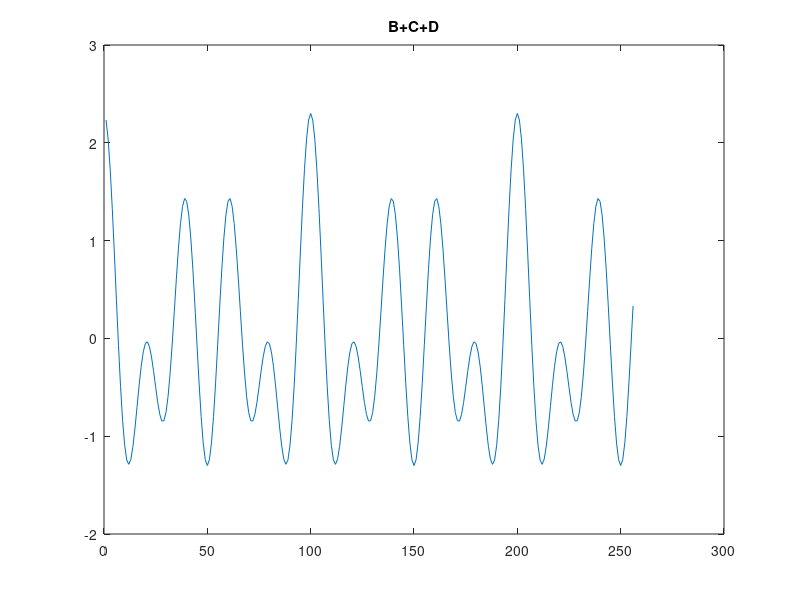
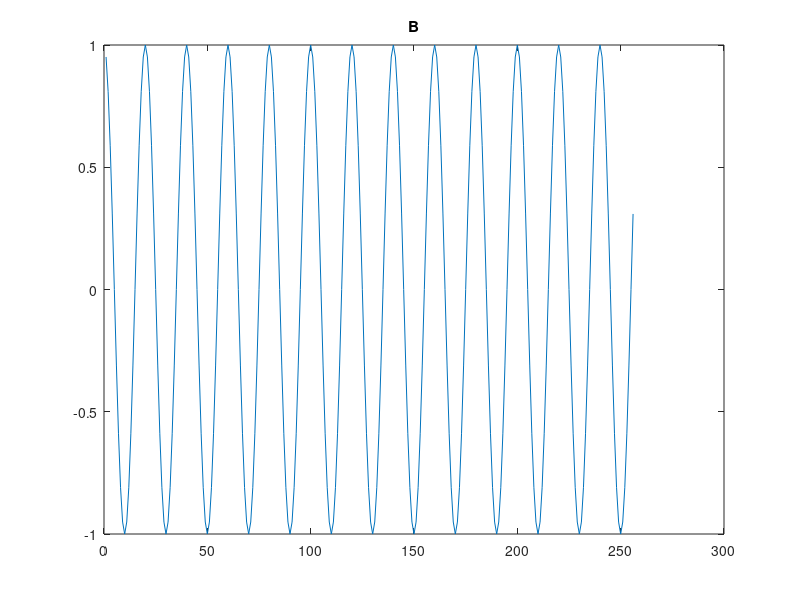
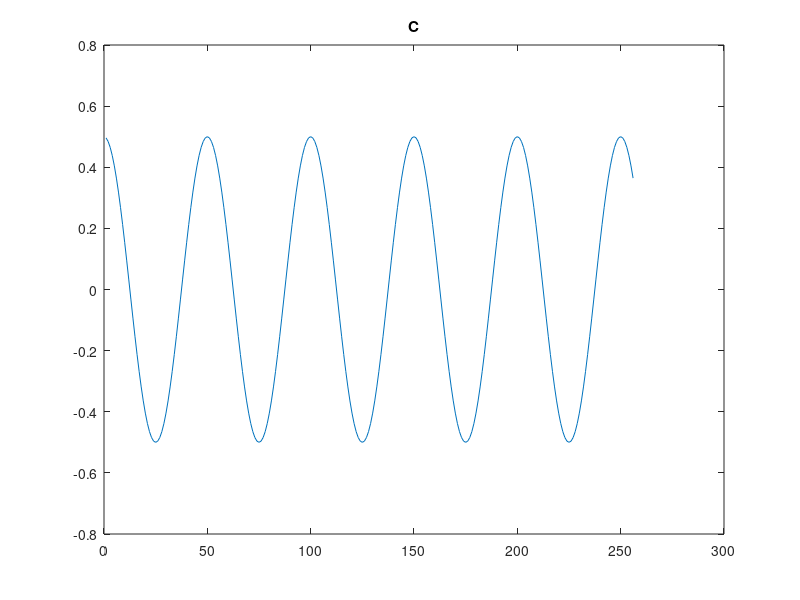
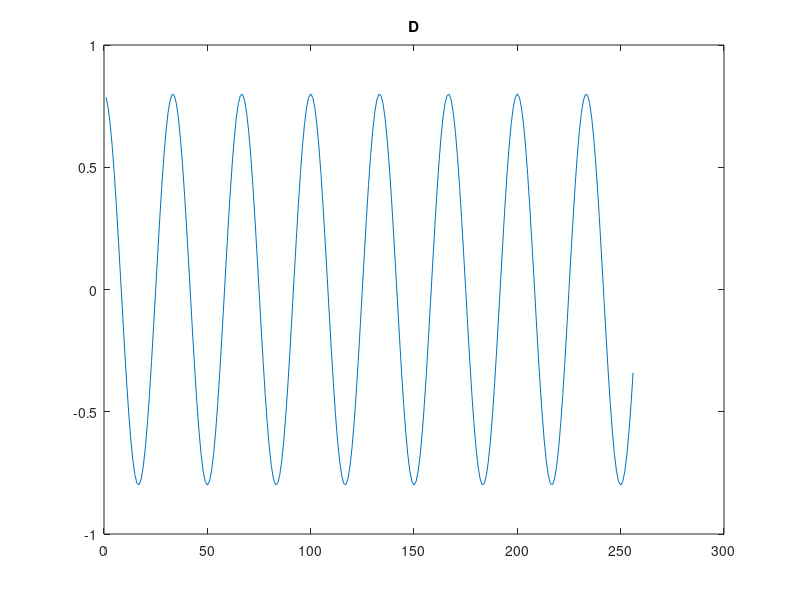

The MATLAB script that drew these images, in order:
%%FATEMEH MOGHADASIAN
%%Exercise _14


 
 
%%FOURIER function
A=[1:256];
B=cos(A*0.1*pi);
C=0.5*(cos(A*0.04*pi));
D=0.8*(cos(A*0.06*pi));

%%plot
figure(1);
plot(B+C+D);
title("B+C+D")
figure(2);
plot(B);
title("B");
figure(3);
plot(C);
title("C");
figure(4);
plot(D);
title("D");

